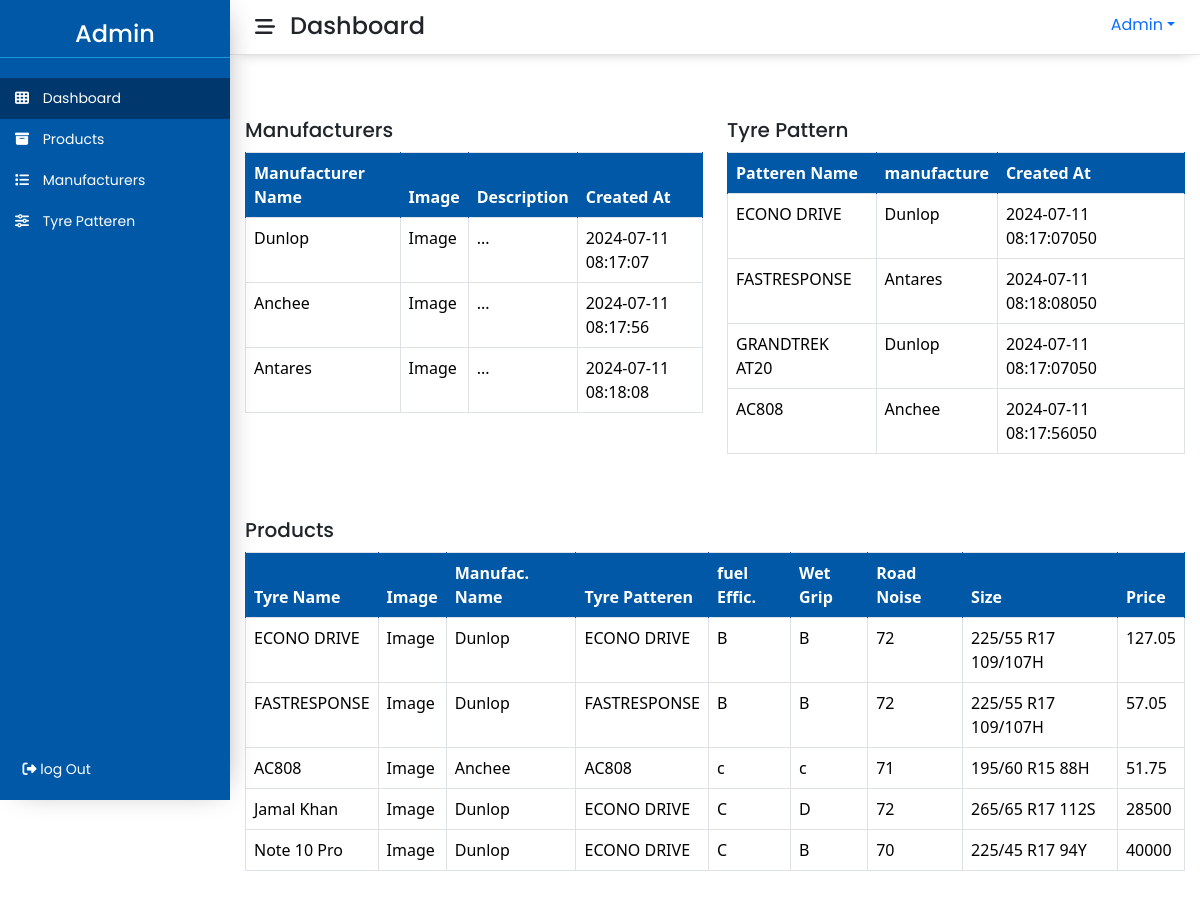
The app's page /admin/dashboard.php (signed in) with its own data.
### tables this page shows
CREATE TABLE `manufacturers` (
  `id` int(11) NOT NULL,
  `excerp` varchar(100) NOT NULL,
  `manu_name` varchar(255) NOT NULL,
  `description` text NOT NULL,
  `image` varchar(255) NOT NULL,
  `created_at` datetime NOT NULL DEFAULT current_timestamp()
);

CREATE TABLE `tyre_patteren` (
  `pid` int(11) NOT NULL,
  `p_name` varchar(255) NOT NULL,
  `manu_id` int(11) NOT NULL,
  `created_at` datetime NOT NULL DEFAULT current_timestamp()
);

CREATE TABLE `tyres` (
  `tid` int(11) NOT NULL,
  `tyre_name` varchar(255) NOT NULL,
  `image` varchar(255) NOT NULL,
  `fuel_efficiency` varchar(20) NOT NULL,
  `wet-grip` varchar(255) NOT NULL,
  `road_noise` varchar(255) NOT NULL,
  `size` varchar(255) NOT NULL,
  `tyre_type` varchar(255) NOT NULL,
  `season_type` int(12) NOT NULL DEFAULT 1,
  `budget_tyre` int(12) NOT NULL DEFAULT 1,
  `tyre_price` varchar(255) NOT NULL,
  `manu_id` int(11) NOT NULL,
  `p_id` int(11) NOT NULL
);

### admin/dashboard.php (the view, shortened to what this page needs)
<!DOCTYPE html>
<html lang="en">
<head>
    <link rel="stylesheet" href="https://cdnjs.cloudflare.com/ajax/libs/font-awesome/6.5.2/css/all.min.css" />
    <link rel="stylesheet" href="https://cdnjs.cloudflare.com/ajax/libs/bootstrap/5.3.3/css/bootstrap.min.css" />
    <link rel="stylesheet"
        href="https://cdnjs.cloudflare.com/ajax/libs/OwlCarousel2/2.3.4/assets/owl.carousel.min.css" />
    <link rel="stylesheet"
        href="https://cdnjs.cloudflare.com/ajax/libs/OwlCarousel2/2.3.4/assets/owl.theme.default.min.css" />
    <link rel="stylesheet" href="assets/css/style.css">
</head>
<body>
    <div class="wrapper">
        <div class="main">
            <?php include "includes/sidebar.php" ?>
            <div class="main-wrap" id="mainArea">
                <?php
                include "includes/topbar.php";
                ?>
                <div class="content-area mt-5">
                    <div class="row mb-5">
                        <div class="col-md-6">
                            <div class="d-flex justify-content-between align-items-center">
                                <h5 class="m-0">Manufacturers</h5>
                            </div>
                            <?php
                            include "php/config.php";
                            $sql = "SELECT * FROM `manufacturers`";
                            $res = mysqli_query($conn, $sql);
                            ?>
                            <div class="table-responsive">
                                <table class="table table-bordered">
                                    <thead>
                                        <tr>
                                            <th>Manufacturer Name</th>
                                            <th>Image</th>
                                            <th>Description</th>
                                            <th>Created At</th>
                                        </tr>
                                    </thead>
                                    <tbody>
                                        <?php
                                        while ($row = mysqli_fetch_assoc($res)) { ?>
                                            <tr>
                                                <td><?php echo $row['manu_name'] ?></td>
                                                <td>Image</td>
                                                <td><?php echo substr($row['excerp'], 0, 100) ?>...</td>
                                                <td><?php echo substr($row['created_at'], 0, 50) ?></td>
                                            </tr>
                                            <?php
                                        }
                                        ?>
                                    </tbody>
                                </table>
                            </div>
                        </div>
                        <div class="col-md-6">
                            <div class="d-flex justify-content-between align-items-center">
                                <h5 class="m-0">Tyre Pattern</h5>
                            </div>
                            <?php
                            include "php/config.php";
                            $sql = "SELECT * FROM `tyre_patteren` as tyre  JOIN `manufacturers` as manu ON tyre.manu_id = manu.id  ";
                            $res = mysqli_query($conn, $sql);
                            ?>
                            <div class="table-responsive">
                                <table class="table table-bordered">
                                    <thead>
                                        <tr>
                                            <th>Patteren Name</th>
                                            <th>manufacture</th>
                                            <th>Created At</th>
                                        </tr>
                                    </thead>
                                    <tbody>
                                        <?php
                                        while ($row = mysqli_fetch_assoc($res)) { ?>
                                            <tr>
                                                <td><?php echo $row['p_name'] ?></td>
                                                <td><?php echo $row['manu_name'] ?></td>
                                                <td><?php echo $row['created_at'], 0, 50 ?></td>
                                            </tr>
                                            <?php
                                        }
                                        ?>
                                    </tbody>
                                </table>
                            </div>
                        </div>
                    </div>
                    <div class="d-flex justify-content-between align-items-center">
                        <h5 class="m-0">Products</h5>
                    </div>
                    <?php
                    include "php/config.php";
                    $sql = "SELECT * FROM `tyres` LEFT JOIN `manufacturers` ON tyres.manu_id = manufacturers.id LEFT JOIN `tyre_patteren` ON tyres.p_id = tyre_patteren.pid ";
                    $res = mysqli_query($conn, $sql);
                    ?>
                    <div class="table-responsive">
                        <table class="table table-bordered">
                            <thead>
                                <tr>
                                    <th>Tyre Name</th>
                                    <th>Image</th>
                                    <th>Manufac. Name</th>
                                    <th>Tyre Patteren</th>
                                    <th>fuel Effic.</th>
                                    <th>Wet Grip</th>
                                    <th>Road Noise</th>
                                    <th>Size</th>
                                    <th>Price</th>
                                </tr>
                            </thead>
                            <tbody>
                                <?php
                                while ($row = mysqli_fetch_assoc($res)) { ?>
                                    <tr>
                                        <td><?php echo $row['tyre_name'] ?></td>
                                        <td>Image</td>
                                        <td><?php echo $row['manu_name'] ?></td>
                                        <td><?php echo $row['p_name'] ?></td>
                                        <td><?php echo $row['fuel_efficiency'] ?></td>
                                        <td><?php echo $row['wet-grip'] ?></td>
                                        <td><?php echo $row['road_noise'] ?></td>
                                        <td><?php echo $row['size'] ?></td>
                                        <td><?php echo $row['tyre_price'] ?></td>
                                    </tr>
                                    <?php
                                }
                                ?>
                            </tbody>
                        </table>
                    </div>
                </div>
            </div>
        </div>
    </div>
</body>
</html>

### admin/assets/css/style.css (style rules this page uses)
* { margin: 0; padding: 0; box-sizing: border-box; }
:root { --full-black: #000; --light-black: #1c1c18; --white: #fff; --primary-blue: #1898d9; --dark-blue: #0158a7; --yellow: #edda0c; --orange: #f2641b; --dark-orange: #f14b23; --light-grey: #eee; --grey: #f2f2f2; --green: #4cae4c; --dark-green: #449d44; }
p, h1, h2, h3, h4, h5, h6, p, a, strong, p, span, label, html { font-family: "Poppins", sans-serif !important; }
.content-area h5 { margin-bottom: 10px !important; }
.wrapper { overflow: hidden; }
.main { display: flex; }
.main .main-wrap { width: calc(100% - 230px); margin-left: auto; transition: 0.5s ease; }
.main .content-area { padding: 15px; }
.content-area table thead tr th { background-color: var(--dark-blue); color: var(--white); border-color: var(--dark-blue); }

### records on screen
manufacturers: manu_name "Dunlop", created_at "2024-07-11 08:17:07"
manufacturers: manu_name "Anchee", created_at "2024-07-11 08:17:56"
manufacturers: manu_name "Antares", created_at "2024-07-11 08:18:08"
tyre_patteren: p_name "ECONO DRIVE", manufacturers.manu_name "Dunlop", manufacturers.created_at "2024-07-11 08:17:07"
tyre_patteren: p_name "FASTRESPONSE", manufacturers.manu_name "Antares", manufacturers.created_at "2024-07-11 08:18:08"
tyre_patteren: p_name "GRANDTREK AT20", manufacturers.manu_name "Dunlop", manufacturers.created_at "2024-07-11 08:17:07"
tyre_patteren: p_name "AC808", manufacturers.manu_name "Anchee", manufacturers.created_at "2024-07-11 08:17:56"
tyres: tyre_name "ECONO DRIVE", manufacturers.manu_name "Dunlop", tyre_patteren.p_name "ECONO DRIVE", fuel_efficiency "B", value "B", road_noise "72", size "225/55 R17 109/107H", tyre_price "127.05"
tyres: tyre_name "FASTRESPONSE", manufacturers.manu_name "Dunlop", tyre_patteren.p_name "FASTRESPONSE", fuel_efficiency "B", value "B", road_noise "72", size "225/55 R17 109/107H", tyre_price "57.05"
tyres: tyre_name "AC808", manufacturers.manu_name "Anchee", tyre_patteren.p_name "AC808", fuel_efficiency "c", value "c", road_noise "71", size "195/60 R15 88H", tyre_price "51.75"
tyres: tyre_name "Jamal Khan", manufacturers.manu_name "Dunlop", tyre_patteren.p_name "ECONO DRIVE", fuel_efficiency "C", value "D", road_noise "72", size "265/65 R17 112S", tyre_price "28500"
tyres: tyre_name "Note 10 Pro", manufacturers.manu_name "Dunlop", tyre_patteren.p_name "ECONO DRIVE", fuel_efficiency "C", value "B", road_noise "70", size "225/45 R17 94Y", tyre_price "40000"
